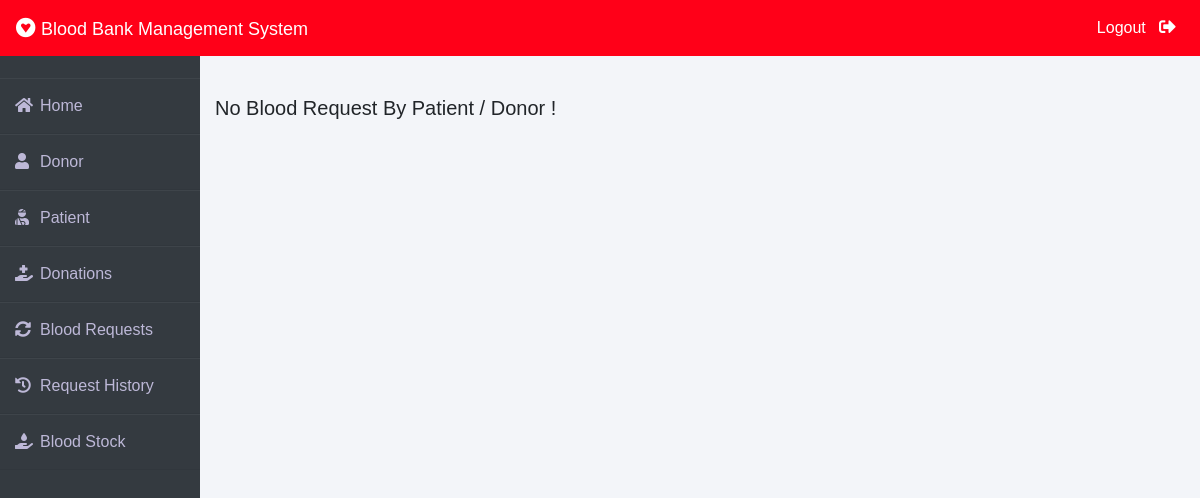
Page /admin-request (signed in) on the earlier database version.
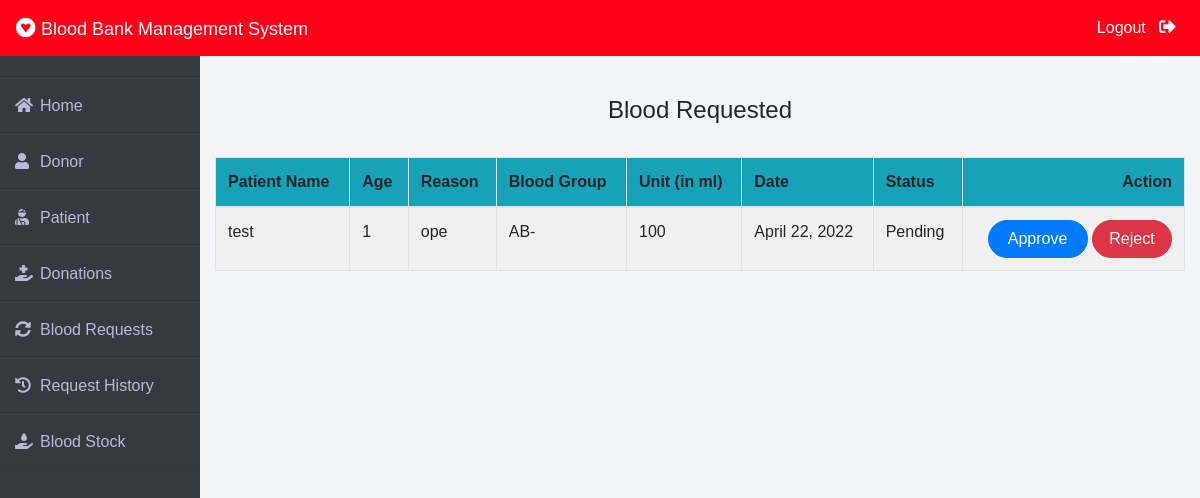
Same page on the later database version.
### blood/models.py (models this page shows, shortened)
class BloodRequest(models.Model):
    request_by_patient=models.ForeignKey(pmodels.Patient,null=True,on_delete=models.CASCADE)
    request_by_donor=models.ForeignKey(dmodels.Donor,null=True,on_delete=models.CASCADE)
    patient_name=models.CharField(max_length=30)
    patient_age=models.PositiveIntegerField()
    reason=models.CharField(max_length=500)
    bloodgroup=models.CharField(max_length=10)
    unit=models.PositiveIntegerField(default=0)
    status=models.CharField(max_length=20,default="Pending")
    date=models.DateField(auto_now=True)

### blood/views.py (the view)
# urls.py: path('admin-request', views.admin_request_view,name='admin-request'),
@login_required(login_url='adminlogin')
def admin_request_view(request):
    requests=models.BloodRequest.objects.all().filter(status='Pending')
    return render(request,'blood/admin_request.html',{'requests':requests})

### templates/blood/admin_request.html (shortened to what this page needs)
{% extends 'blood/adminbase.html' %}
{% block content %}
{% load widget_tweaks %}
{%load static%}
<br><br>
<div class="container">
    {% if requests %}
    <H4 class="text-center">Blood Requested</H4><br>
    <table class="table table-light table-hover table-bordered table-striped">
        <thead class="bg-info">
            <tr>
                <th scope="col">Patient Name</th>
                <th scope="col">Age</th>
                <th scope="col">Reason</th>
                <th scope="col">Blood Group</th>
                <th scope="col">Unit (in ml)</th>
                <th scope="col">Date</th>
                <th scope="col">Status</th>
                <th class="text-right">Action</th>
            </tr>
        </thead>
        <tbody>
            {% for t in requests %}
            <tr>
                <td> {{t.patient_name}}</td>
                <td>{{t.patient_age}}</td>
                <td>{{t.reason}}</td>
                <td>{{t.bloodgroup}}</td>
                <td>{{t.unit}}</td>
                <td>{{t.date}}</td>
                <td>{{t.status}}</td>
                <td class="text-right">
                    <button class="btn btn-primary badge-pill" style="width: 100px;"><a  style="text-decoration: none;color: white;" href="{% url 'update-approve-status' t.id  %}">Approve</a> </button>
                    <button class="btn btn-danger badge-pill" style="width: 80px;"><a  style="text-decoration: none;color: white;" href="{% url 'update-reject-status' t.id  %}">Reject</a> </button>
                </td>
            </tr>
            {% endfor %}
        </tbody>
    </table>
{% else %}
<h5>No Blood Request By Patient / Donor !</h5>
{% endif %}
</div>
{% endblock content %}

Differences in the rows shown:
added BloodRequest: patient_name "test", patient_age "1", reason "ope", bloodgroup "AB-", unit "100", date "April 22, 2022", status "Pending"
Other differences:
text no longer shown: "No Blood Request By Patient / Donor !"
text now shown: "Blood Requested Patient Name Age Reason Blood Group Unit (in ml) Date Status Action"
